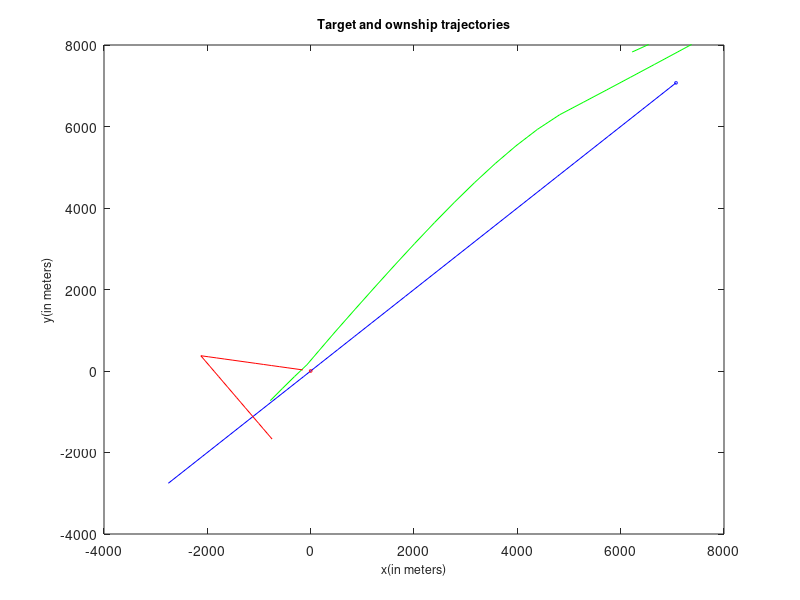

The MATLAB source for this figure:
function [ rmsLog ] = MainAsFunction(  )
%UNTITLED3 Summary of this function goes here
%   Detailed explanation goes here





%script
rangeVar = 1;
thetaVar = 6;
velocityVar = 10;
% targetInit = [7071; 7071; 225; 7.72];
% ownshipInit = [0; 0; 170; 2.57];
targetInit = [7071; 7071; -5.4589; -5.4589];
ownshipInit = [0; 0; -2.5310; .4463];
ownshipState = ownshipInit;
targetState = targetInit;
targetStateLog = [targetInit];
ownshipStateLog = [];
rmsLog = [];
startTime = 60;
time = startTime;
finalTime = 1800;
timeStep = 60;

%Initial Measurements
bearing = atan2(targetInit(1)-ownshipInit(1),targetInit(2)-ownshipInit(2))*180/pi + (thetaVar * randn());
distance = sqrt((targetInit(1)-ownshipInit(1)+(rangeVar * randn()))^2+(targetInit(2)-ownshipInit(2)+(rangeVar * randn()))^2);
targetEst = [distance*cosd(bearing);
             distance*sind(bearing);
             0;
             0];
targetEstLog = [targetEst];
P = [0 0 0 0;
     0 0 0 0;
     0 0 velocityVar^2 0;
     0 0 0 velocityVar^2];
Q = [rangeVar^2 0;
     0 rangeVar^2];
F = [1 0 timeStep 0;
     0 1 0 timeStep;
     0 0 1 0;
     0 0 0 1];
 
 
%Simulation
for i = startTime:timeStep:finalTime
    time = i;
    
%move vehicle and target
if(time == 900)
    ownshipState(3) = 1.4371;
    ownshipState(4) = -2.1306;
end
ownshipState = F*ownshipState;
ownshipStateLog = [ownshipStateLog ownshipState];
targetState = F*targetState;
targetStateLog = [targetStateLog targetState];

%Measure
H=[(1-(ownshipState(1)/targetState(1))) 0 0 0;
    0 (1-(ownshipState(2)/targetState(2))) 0 0];
dis = H*targetState;
varry = rangeVar * randn();
distance = sqrt((dis(1)+varry)^2+(dis(2)+varry)^2);%Check the variance method

%Estimation
targetEst = F*targetEst;
H_est = [(1-(ownshipState(1)/targetEst(1))) 0 0 0;
    0 (1-(ownshipState(2)/targetEst(2))) 0 0];
disEst = H_est*targetEst;
P_pred = F*P*F'; %QsuperS
S=H_est*P_pred*H_est'+Q;
K=P_pred*H_est'/S;
targetEst = targetEst + K*(distance-disEst);
P_pred = (eye(4)-K*H_est)*P_pred;
P = P_pred;
targetEstLog = [targetEstLog targetEst];
%RMSE = sqrt( mean((targetStateLog(1:2)-targetEstLog(1:2)).^2));
r = sqrt( sum( (targetStateLog(1:2)-targetEstLog(1:2)).^2) / numel(targetStateLog) ); 
rmsLog = [rmsLog r];



end

%Figure
plot(targetEstLog(1,:),targetEstLog(2,:),'-g')
hold on
plot(targetStateLog(1,:),targetStateLog(2,:),'-b')
hold on
plot(ownshipStateLog(1,:),ownshipStateLog(2,:),'-r')
hold on
plot(ownshipInit(1),ownshipInit(2),'or', 'MarkerSize', 2)
hold on
plot(targetInit(1),targetInit(2),'ob', 'MarkerSize', 2)
%legend('Target Estimate','Target','Ownship','Ownship initial','Target initial')
%legend('Location','northwest')
xlim([-4000 8000])
ylim([-4000 8000])
xlabel('x(in meters)','FontSize',9)
ylabel('y(in meters)','FontSize',9)
title('Target and ownship trajectories','FontSize',9)

% figure()
% plot(rmsLog)


end
